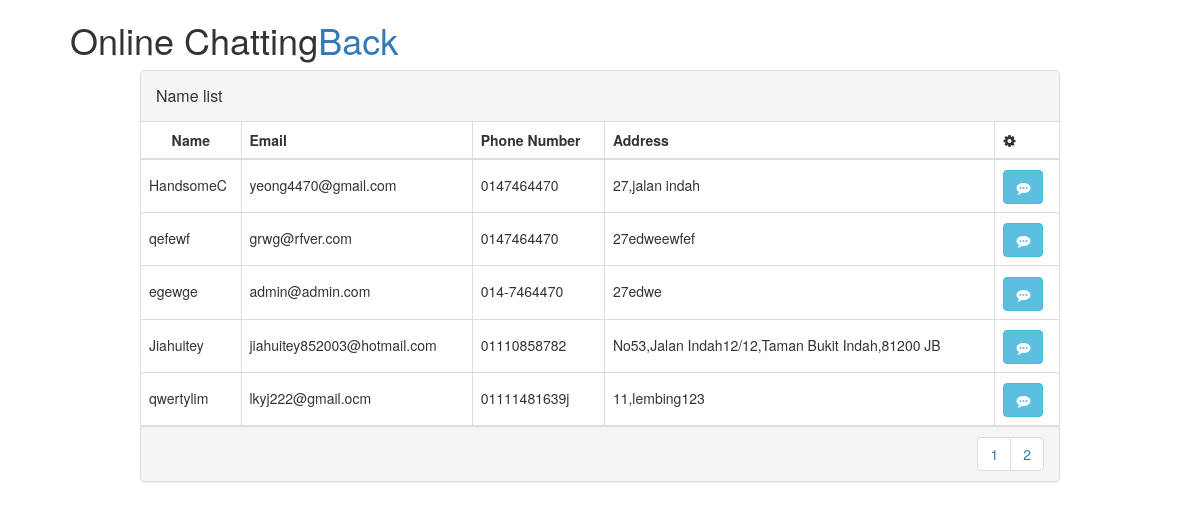
The app's page /Superadmin/viewChatList.php with its own data.
### tables this page shows
CREATE TABLE `customer` (
  `cus_id` int(11) NOT NULL,
  `Name` varchar(255) NOT NULL,
  `Email` varchar(255) NOT NULL,
  `PhoneNo` varchar(255) NOT NULL,
  `Address` varchar(255) NOT NULL,
  `Password` varchar(255) NOT NULL
);

### Superadmin/viewChatList.php (the view, shortened to what this page needs)
<!DOCTYPE html>
<html>
<head>
    <link href="//maxcdn.bootstrapcdn.com/bootstrap/4.1.1/css/bootstrap.min.css" rel="stylesheet" id="bootstrap-css">
    <link href="//maxcdn.bootstrapcdn.com/bootstrap/3.3.0/css/bootstrap.min.css" rel="stylesheet" id="bootstrap-css">
    <link href="https://cdnjs.cloudflare.com/ajax/libs/font-awesome/4.4.0/css/font-awesome.min.css" rel='stylesheet'
        type='text/css'>
    <link href="../css/table.css" rel='stylesheet' type='text/css'>
</head>
<?php
require('../database/pdo.php');
$results_per_page = 5;
$sql='SELECT * FROM customer';
$result = mysqli_query($conn, $sql);
$number_of_results = mysqli_num_rows($result);
$number_of_pages = ceil($number_of_results/$results_per_page);
if (!isset($_GET['page'])) {
  $page = 1;
} else {
  $page = $_GET['page'];
}
$this_page_first_result = ($page-1)*$results_per_page;
$sql='SELECT * FROM customer LIMIT ' . $this_page_first_result . ',' .  $results_per_page;
$result = mysqli_query($conn, $sql);
?>
<div class="container">
    <div class="row">
        <h1> &nbsp;&nbsp;&nbsp;&nbsp;Online Chatting</h1>
        <h1 style=" text-align: right;"><a href="view.php">Back</a></h1>
        <div class="col-md-10 col-md-offset-1">
            <div class="panel panel-default panel-table">
                <div class="panel-heading">
                    <div class="row">
                        <div class="col col-xs-6">
                            <h3 class="panel-title">Name list</h3>
                        </div>
                        <div class="col col-xs-6 text-right">
                        </div>
                    </div>
                </div>
                <div class="panel-body">
                    <table class="table  table-bordered table-list">
                        <thead>
                            <tr>
                                <th>Name</th>
                                <th>Email</th>
                                <th>Phone Number</th>
                                <th>Address</th>
                                <th><em class="fa fa-cog"></em></th>
                            </tr>
                        </thead>
                        <tbody>
                            <tr>
                                <?php
                          while($row = mysqli_fetch_array($result)) {
                          ?>
                                <td><?php echo $row['Name'];?></td>
                                <td><?php echo $row['Email'];?></td>
                                <td><?php echo $row['PhoneNo'];?></td>
                                <td><?php echo $row['Address'];?></td>
                                <td align="left">
                                    <a class="btn btn-info" href="adminChat.php?Email=<?php echo $row['Email']; ?>"><spanclass="new badge"><em class="fa fa-commenting"></em></span></a>
                                </td>
                            </tr>
                            <?php
                            }
                          ?>
                        </tbody>
                    </table>
                </div>
                <div class="panel-footer">
                    <div class="row">
                        <div class="col col-xs-4">
                        </div>
                        <div class="col col-xs-8">
                            <ul class="pagination hidden-xs pull-right">
                                <?php
                      for ($page=1;$page<=$number_of_pages;$page++) {
                        echo ' <li><a href="viewChatList.php?page=' . $page . '">' . $page . '</a> </li> ';}
                        ?>
                            </ul>
                        </div>
                    </div>
                </div>
            </div>
        </div>
    </div>
</html>

### css/table.css (style rules this page uses)
.panel-table .panel-body { padding:0; }
.panel-table .panel-body .table-bordered { border-style: none; margin:0; }
.panel-table .panel-body .table-bordered > thead > tr > th:first-of-type { text-align:center; width: 100px; }
.panel-table .panel-body .table-bordered > thead > tr > th:last-of-type, .panel-table .panel-body .table-bordered > tbody > tr > td:last-of-type { border-right: 0px; }
.panel-table .panel-body .table-bordered > thead > tr > th:first-of-type, .panel-table .panel-body .table-bordered > tbody > tr > td:first-of-type { border-left: 0px; }
.panel-table .panel-body .table-bordered > tbody > tr:first-of-type > td { border-bottom: 0px; }
.panel-table .panel-body .table-bordered > thead > tr:first-of-type > th { border-top: 0px; }
.panel-table .panel-footer .pagination { margin:0; }
.panel-table .panel-footer .col { line-height: 34px; height: 34px; }
.panel-table .panel-heading .col h3 { line-height: 30px; height: 30px; }
.panel-table .panel-body .table-bordered > tbody > tr > td { line-height: 34px; }

### records on screen
customer: Name "HandsomeC", Email "yeong4470@gmail.com", PhoneNo "0147464470", Address "27,jalan indah"
customer: Name "qefewf", Email "grwg@rfver.com", PhoneNo "0147464470", Address "27edweewfef"
customer: Name "egewge", Email "admin@admin.com", PhoneNo "014-7464470", Address "27edwe"
customer: Name "Jiahuitey", Email "jiahuitey852003@hotmail.com", PhoneNo "01110858782", Address "No53,Jalan Indah12/12,Taman Bukit Indah,81200 JB"
customer: Name "qwertylim", Email "lkyj222@gmail.ocm", PhoneNo "01111481639j", Address "11,lembing123"
